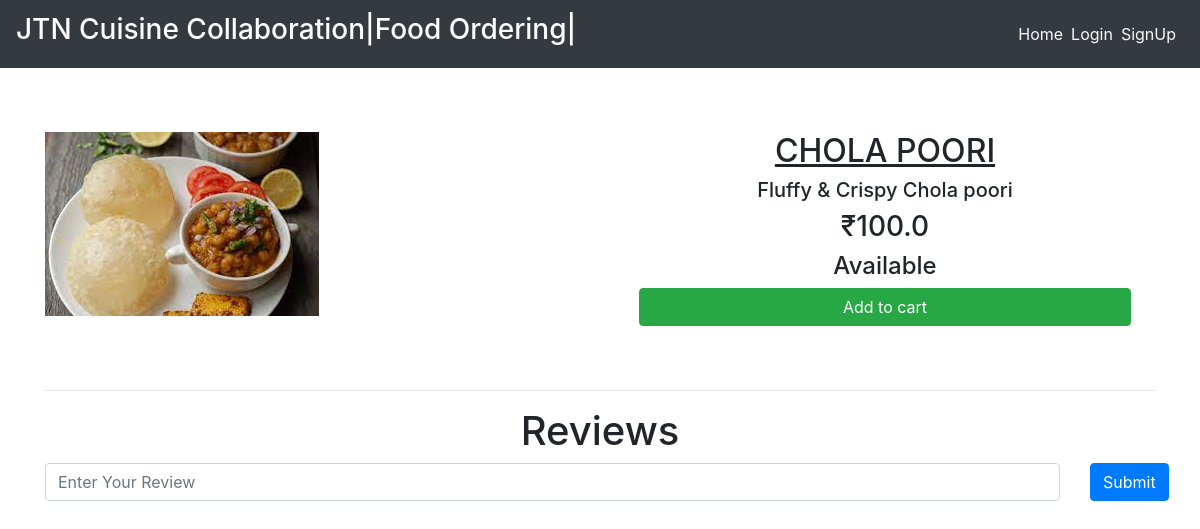
The page /dishes/cholapoori on the database as committed earlier.
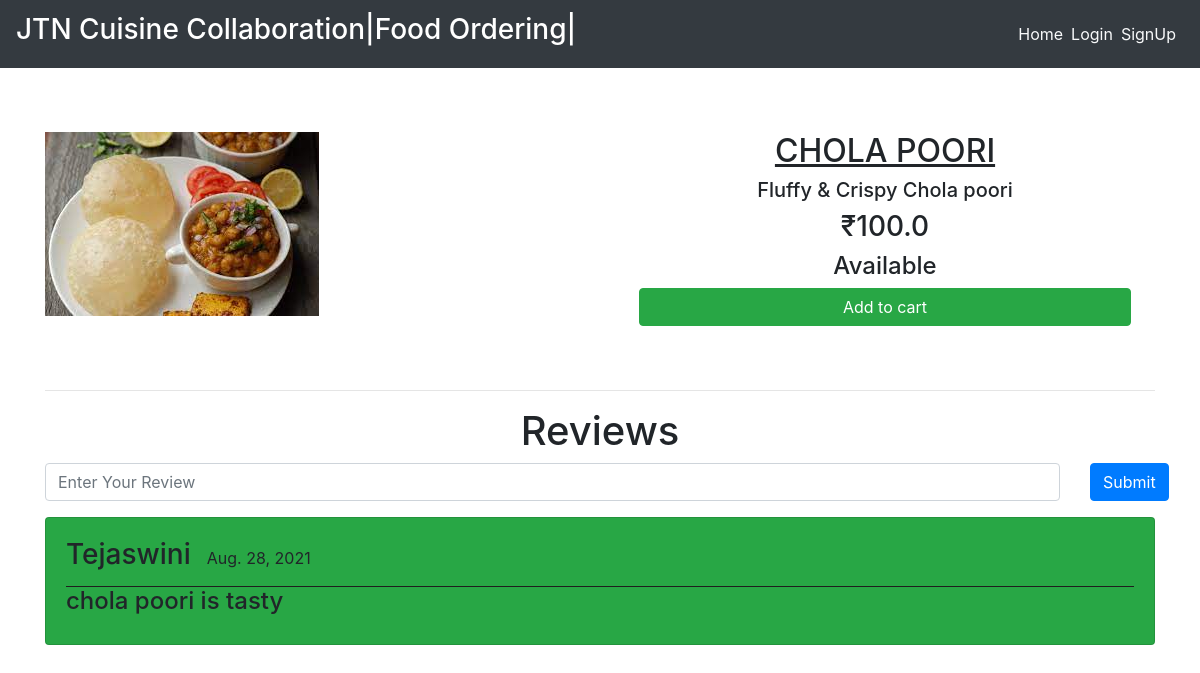
The same page on the database as committed later.
### main/models.py (models this page shows, shortened)
class Reviews(models.Model):
    user = models.ForeignKey(User, on_delete = models.CASCADE)
    item = models.ForeignKey(Item, on_delete = models.CASCADE)
    rslug = models.SlugField()
    review = models.TextField()
    posted_on = models.DateField(default=timezone.now)
    class Meta:
        verbose_name = 'Review'
        verbose_name_plural = 'Reviews'

### main/views.py (the view)
# urls.py: path('dishes/<slug>', views.menuDetail, name='dishes'),
def menuDetail(request, slug):
    item = Item.objects.filter(slug=slug).first()
    reviews = Reviews.objects.filter(rslug=slug).order_by('-id')[:7]
    context = {
        'item' : item,
        'reviews' : reviews,
    }
    return render(request, 'main/dishes.html', context)

### main/templates/main/dishes.html (shortened to what this page needs)
{% extends "main/layout.html" %}
{% block content %}
<div class="dishes">
  <main class="mt-3 pt-4 main">
    <div class="container dark-grey-text">
      <div class="row wow fadeIn">
        <div class="col-md-6 mb-4">
          <img src="{{ item.image.url }}" class="img-fluid mt-4" alt="">
        </div>
        <div class="col-md-6 mb-4 information">
          <div class="p-4 content">
            <div class="mt-0">
                <h2><u>{{ item.title }}</u><span class="badge badge-{{ item.label_colour }} ml-2">{{ item.labels }}</span></h2>
            </div>
            <div class="lead">
              {% if item.description %}
              <h5>{{ item.description }}</h5>
              {% endif %}
              <h3>₹{{ item.price }} </h3>
              <h4>{{ item.instructions }}</h4>
            </div>
            <a href="{% url 'main:add-to-cart' item.slug %}" class="btn btn-success btn-md my-0 p">Add to cart</a>
          </div>
        </div>
      </div>
      <hr>
    </div>
  </main>
  <div class="container">
    <h1 class="text-center">Reviews</h1>
    <form action="{% url 'main:add_reviews' %}" method="POST" class="mb-3">
      <div class="row">
        <div class="col-sm-11">
          <input type="text" name="review" class="form-control" placeholder="Enter Your Review">
        </div>
        <div class="col-sm-1">
          <button type="submit" class="btn btn-primary">Submit</button>
        </div>
      </div>
    </form>
    {% for review in reviews %}
    <div class="main-reviews card bg-success mb-3">
      <div class="card-body">
        <div class="user_details" style="display: flex; border-bottom: 1px solid rgb(31, 30, 30);">
          <h3 class="mr-3">{{ review.user.username }} </h3>
          <p class="mt-2">{{ review.posted_on }}</p>
        </div>
          <h4>{{ review.review }}</h4>
      </div>
    </div>
    {% endfor %}
  </div>
</div>
{% endblock content %}

Rows that differ between the two databases and show on the page:
added Reviews: user.username "Tejaswini", posted_on "Aug. 28, 2021", review "chola poori is tasty"
